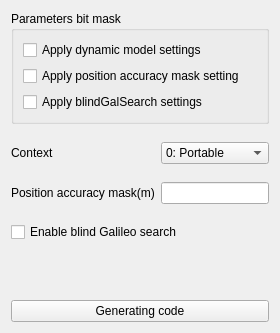
      <widget class="QWidget" name="page_13">
       <layout class="QGridLayout" name="gridLayout_9">
        <property name="verticalSpacing">
         <number>18</number>
        </property>
        <item row="0" column="0" colspan="2">
         <widget class="QGroupBox" name="groupBox">
          <property name="title">
           <string>Parameters bit mask</string>
          </property>
          <layout class="QGridLayout" name="gridLayout_13">
           <item row="2" column="0">
            <widget class="QCheckBox" name="checkBox_blindGalSearch">
             <property name="text">
              <string>Apply blindGalSearch settings</string>
             </property>
            </widget>
           </item>
           <item row="0" column="0">
            <widget class="QCheckBox" name="checkBox_dyn">
             <property name="text">
              <string>Apply dynamic model settings</string>
             </property>
            </widget>
           </item>
           <item row="1" column="0">
            <widget class="QCheckBox" name="checkBox_posMask">
             <property name="text">
              <string>Apply position accuracy mask setting</string>
             </property>
            </widget>
           </item>
          </layout>
         </widget>
        </item>
        <item row="1" column="0">
         <widget class="QLabel" name="label_21">
          <property name="text">
           <string>Context</string>
          </property>
         </widget>
        </item>
        <item row="5" column="0" colspan="2">
         <widget class="QPushButton" name="pushButton_GC13">
          <property name="layoutDirection">
           <enum>Qt::LeftToRight</enum>
          </property>
          <property name="text">
           <string>Generating code</string>
          </property>
         </widget>
        </item>
        <item row="3" column="0" colspan="2">
         <widget class="QCheckBox" name="checkBox_EnableBlindGalSearch">
          <property name="text">
           <string>Enable blind Galileo search</string>
          </property>
         </widget>
        </item>
        <item row="1" column="1">
         <widget class="QComboBox" name="comboBox_Context">
          <property name="layoutDirection">
           <enum>Qt::LeftToRight</enum>
          </property>
          <item>
           <property name="text">
            <string>0: Portable</string>
           </property>
          </item>
          <item>
           <property name="text">
            <string>2: Stationary</string>
           </property>
          </item>
          <item>
           <property name="text">
            <string>3: Pedestrian</string>
           </property>
          </item>
          <item>
           <property name="text">
            <string>4: Driving</string>
           </property>
          </item>
          <item>
           <property name="text">
            <string>5: Swimming</string>
           </property>
          </item>
          <item>
           <property name="text">
            <string>10: Biking</string>
           </property>
          </item>
         </widget>
        </item>
        <item row="2" column="1">
         <widget class="QLineEdit" name="lineEdit_pAcc">
          <property name="alignment">
           <set>Qt::AlignRight|Qt::AlignTrailing|Qt::AlignVCenter</set>
          </property>
         </widget>
        </item>
        <item row="2" column="0">
         <widget class="QLabel" name="label_22">
          <property name="text">
           <string>Position accuracy mask(m)</string>
          </property>
         </widget>
        </item>
        <item row="4" column="0">
         <spacer name="verticalSpacer_8">
          <property name="orientation">
           <enum>Qt::Vertical</enum>
          </property>
          <property name="sizeHint" stdset="0">
           <size>
            <width>20</width>
            <height>40</height>
           </size>
          </property>
         </spacer>
        </item>
       </layout>
      </widget>
